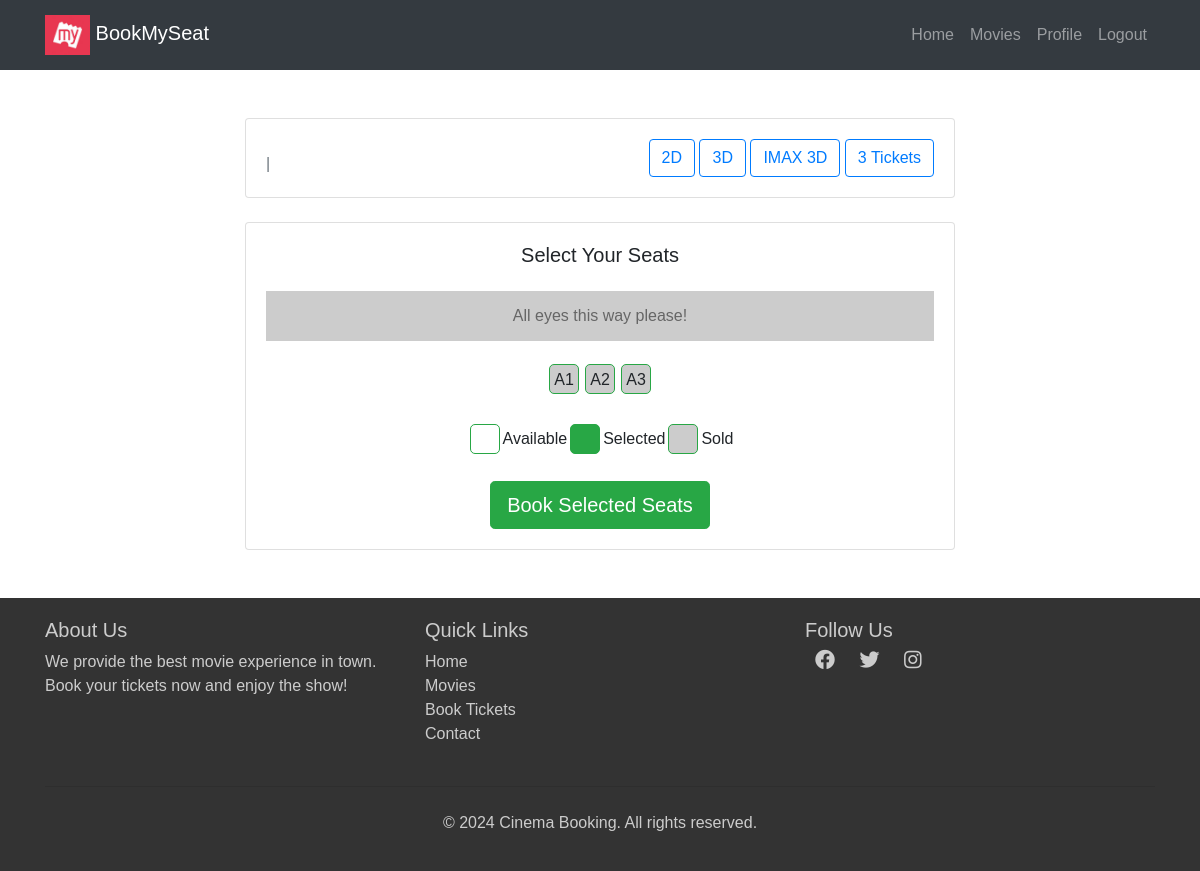
Page /movies/theater/2/seats/book/ (signed in) on the committed database.
### movies/models.py (models this page shows, shortened)
class Seat(models.Model):
    theater = models.ForeignKey(
        Theater,
        on_delete=models.CASCADE,
        related_name='seats'
    )
    seat_number = models.CharField(max_length=10)
    is_booked = models.BooleanField(default=False)

### movies/views.py (the view, shortened to what this page needs)
# urls.py: path('theater/<int:theater_id>/seats/book/',views.book_seats,name='book_seats'),
@login_required(login_url='/login/')
def book_seats(request, theater_id):
    theater = get_object_or_404(Theater, id=theater_id)
    seats = Seat.objects.filter(theater=theater)
    return render(request, "movies/seat_selection.html",{"theater": theater,"seats": seats,})

### templates/movies/seat_selection.html (shortened to what this page needs)
{% extends "users/basic.html" %} {% block content %}
<div class="container mt-5">
  <div class="row">
    <div class="col-lg-8 mx-auto">
      <div class="card mb-4">
        <div class="card-body">
          <div
            class="d-flex justify-content-between align-items-center flex-wrap"
          >
            <div>
              <p class="card-text text-muted">
                {{ theaters.name }} | {{ theaters.time }}
              </p>
            </div>
            <div class="mt-2 mt-sm-0">
              <button class="btn btn-outline-primary me-2 mb-2 mb-sm-0">
                2D
              </button>
              <button class="btn btn-outline-primary me-2 mb-2 mb-sm-0">
                3D
              </button>
              <button class="btn btn-outline-primary mb-2 mb-sm-0">
                IMAX 3D
              </button>
              <button class="btn btn-outline-primary mb-2 mb-sm-0">
                {{seats|length}} Tickets
              </button>
            </div>
          </div>
        </div>
      </div>
      <div class="card">
        <div class="card-body">
          <h5 class="card-title text-center mb-4">Select Your Seats</h5>
          <div class="screen">All eyes this way please!</div>
          <form method="POST">
            <div class="d-flex justify-content-center flex-wrap mb-4">
              {% for seat in seats %}
              <div class="seat {% if seat.is_booked %}sold{% endif %}">
                {% if not seat.is_booked %}
                <input
                  type="checkbox"
                  name="seats"
                  value="{{ seat.id }}"
                  class="d-none"
                  id="seat-{{ seat.id }}"
                />
                <label
                  for="seat-{{ seat.id }}"
                  class="w-100 h-100 d-flex align-items-center justify-content-center"
                  >{{ seat.seat_number }}</label
                >
                {% else %} {{ seat.seat_number }} {% endif %}
              </div>
              {% endfor %}
            </div>
            <div class="d-flex justify-content-center mb-4">
              <div class="d-flex align-items-center me-4">
                <div class="seat" style="background-color: white"></div>
                <span class="ms-2">Available</span>
              </div>
              <div class="d-flex align-items-center me-4">
                <div class="seat selected"></div>
                <span class="ms-2">Selected</span>
              </div>
              <div class="d-flex align-items-center">
                <div class="seat sold"></div>
                <span class="ms-2">Sold</span>
              </div>
            </div>
            <div class="text-center">
              <button type="submit" class="btn btn-success btn-lg">
                Book Selected Seats
              </button>
            </div>
          </form>
        </div>
      </div>
    </div>
  </div>
</div>
{% endblock %}

### templates/users/basic.html (style rules this page uses)
body { font-family: Arial, sans-serif; }

### templates/movies/seat_selection.html (style rules this page uses)
body { font-family: Arial, sans-serif; }
.seat { width: 30px; height: 30px; border: 1px solid #28a745; margin: 3px; text-align: center; line-height: 30px; cursor: pointer; border-radius: 5px; transition: background-color 0.3s, color 0.3s; }
.seat.selected { background-color: #28a745; color: white; }
.seat.sold { background-color: #ccc; cursor: not-allowed; }
.screen { margin: 20px 0; background-color: #ccc; height: 50px; text-align: center; line-height: 50px; color: #666; }

### rows in the picture
Seat: seat_number "A1"
Seat: seat_number "A2"
Seat: seat_number "A3"

### other values in the picture
{{ seats|length }} "3"
